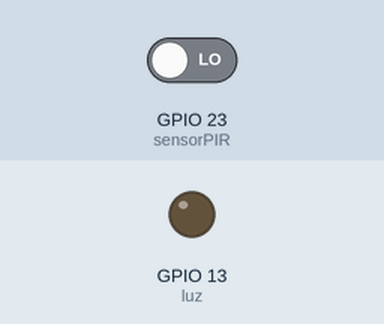
Recording of a sketch running on a simulated ESP32. Shown: output pins drawn as LEDs (lit = HIGH). Inputs (shaded band) come from the test bench; at power-on: GPIO 23 (sensorPIR) LOW. WiFi joins after 1.5 s; servers stay silent unless stated; what the sketch prints to the serial monitor is not drawn.

Above: at 3.0 s.
3.1 s: GPIO 23 (sensorPIR) driven HIGH
At 4.3 s:
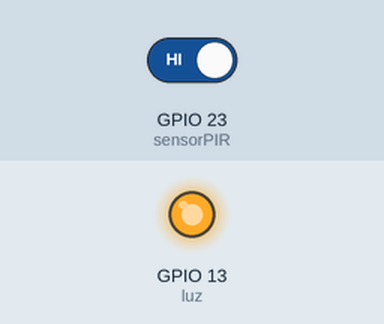
Timing chart, 0 to 6.1 s (numbered marks = the images above; inputs shaded):
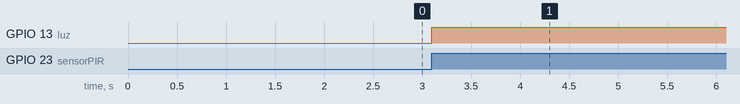

The sketch:

proyect.ino
```cpp
#include <WiFi.h>
#include <WiFiClientSecure.h>
#include <UniversalTelegramBot.h>
#include <ArduinoJson.h>
// Reemplazar con los datos de tu red wifi
const char* ssid = "COCO_2.4 Etb";
const char* password = "1014737211.coco";
//Token de Telegram BOT se obtenienen desde Botfather en telegram
#define token_Bot "AAHgOK87jNDToqngmyeMFpBLHVsKGaXgd8"
// El ID se obtiene de (IDBot) en telegram no olvidar hacer click en iniciar
#define ID_Chat "1757998569"
WiFiClientSecure client;
UniversalTelegramBot bot(token_Bot, client);
const int sensorPIR = 23; // Pin donde está conectada la entrada del sensor PIR
const int luz = 13;// Pin para luz de 110 o 220 V( Con módulo relay)
int conteo = 0;
String mensaje = "";
String conteoString = "";
int PIR = 0;
////Setup////
void setup() {
  Serial.begin(115200);
  // Activamos el resistor de PULLUP para la entrada sensor PIR
  pinMode(sensorPIR, INPUT_PULLUP);
  pinMode(luz, OUTPUT);
  // Intenta conectarse a la red Wifi:
  Serial.print("Conectando a la red wifi... ");
  Serial.println(ssid);
  //Seteo de la red Wifi
  WiFi.mode(WIFI_STA);
  WiFi.begin(ssid, password);
  while (WiFi.status() != WL_CONNECTED) {
    Serial.print(".");
    delay(500);
  }
  Serial.println("");
  Serial.println("Conectado a la red wifi!!!");
  Serial.print("Dirección ip: ");
  Serial.println(WiFi.localIP());//Imprimimos la direción ip local
  bot.sendMessage(ID_Chat, "Sistema preparado!!!", "");//Enviamos un mensaje a telegram para informar que el sistema está listo
}
/////loop//////
void loop() {
   PIR = digitalRead(sensorPIR);//Leemos el estado del del sensor PIR
   //Si es igual a "1" se cumple la condición
  if(PIR == 1){
    digitalWrite(luz, HIGH);//Encendemos la luz
    Serial.println("Luz Encendida!");
      conteo = conteo + 1;//Incremento en el contador de movimientos detectados
    conteoString = String(conteo);//Lo convertimos a una cadena
    mensaje = "Movimiento detectados: " + conteoString;//Concatenamos ambas cadenas
    bot.sendMessage(ID_Chat, mensaje, "");//Enviamos el mensaje a Telegram
    delay(5000);//mantensmos la luz encendida este tiempo
    digitalWrite(luz, LOW);//Luego la apagamos
    Serial.println("Luz apagada!");
    PIR = 0;//Asignamos el valor "0" a la variable PIR para que deje de cumplirse la condición

  }
}
```

Measured:
- after the input at 3.1 s, GPIO 13 (luz): LOW → HIGH at once
